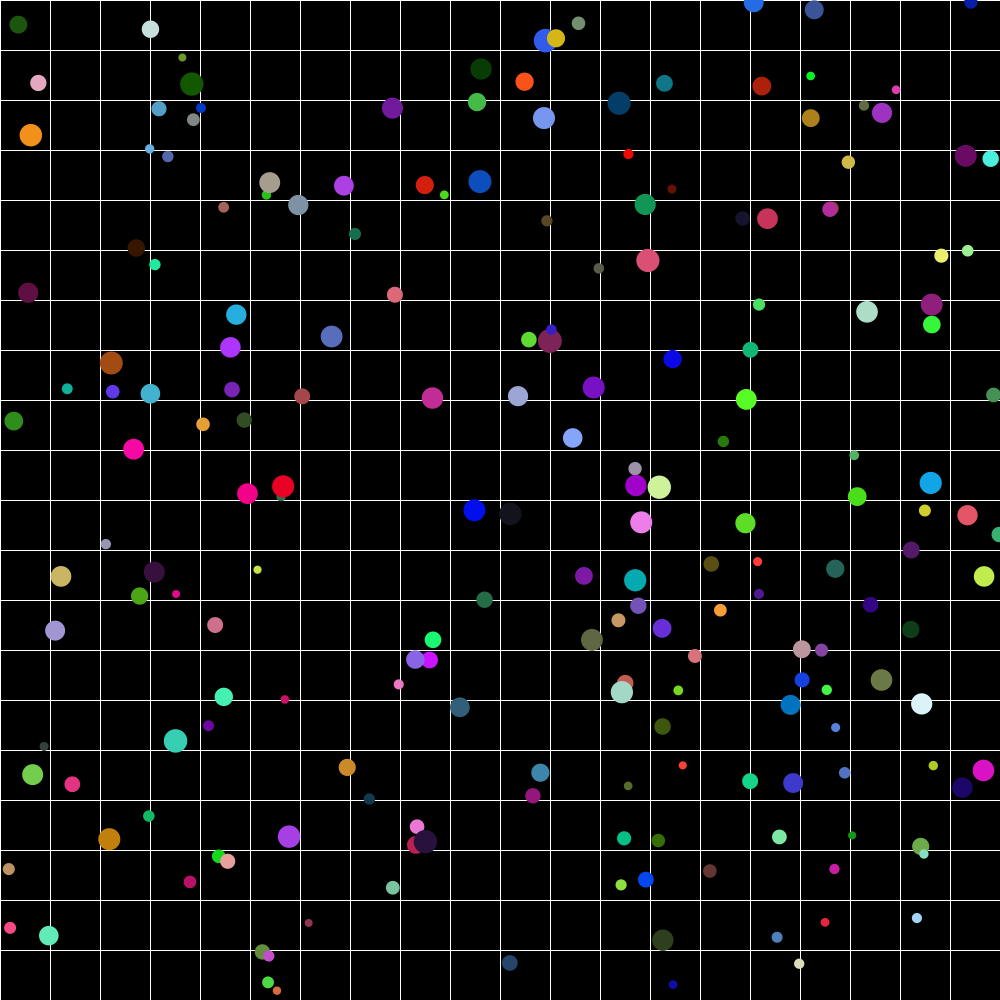
Frame 1 (no input)
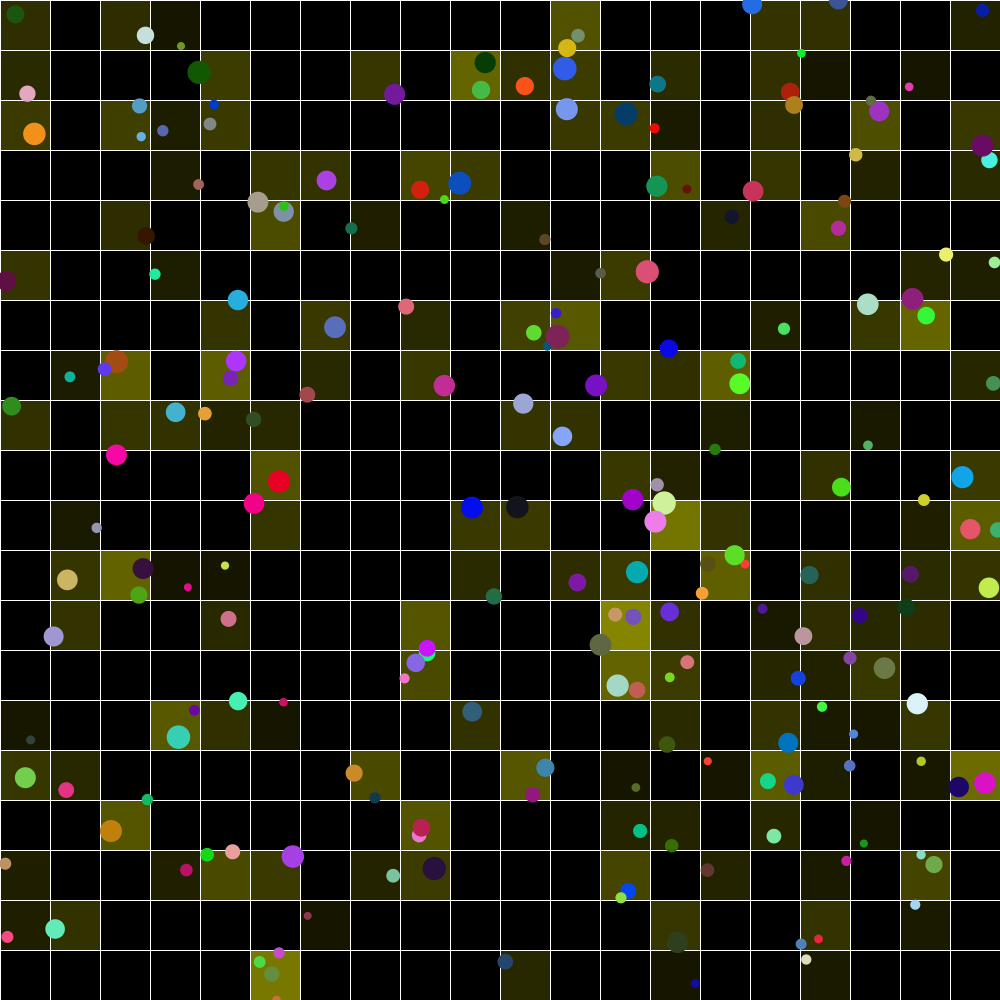
Frame 60 (the mouse pressed at the canvas centre just before this capture)
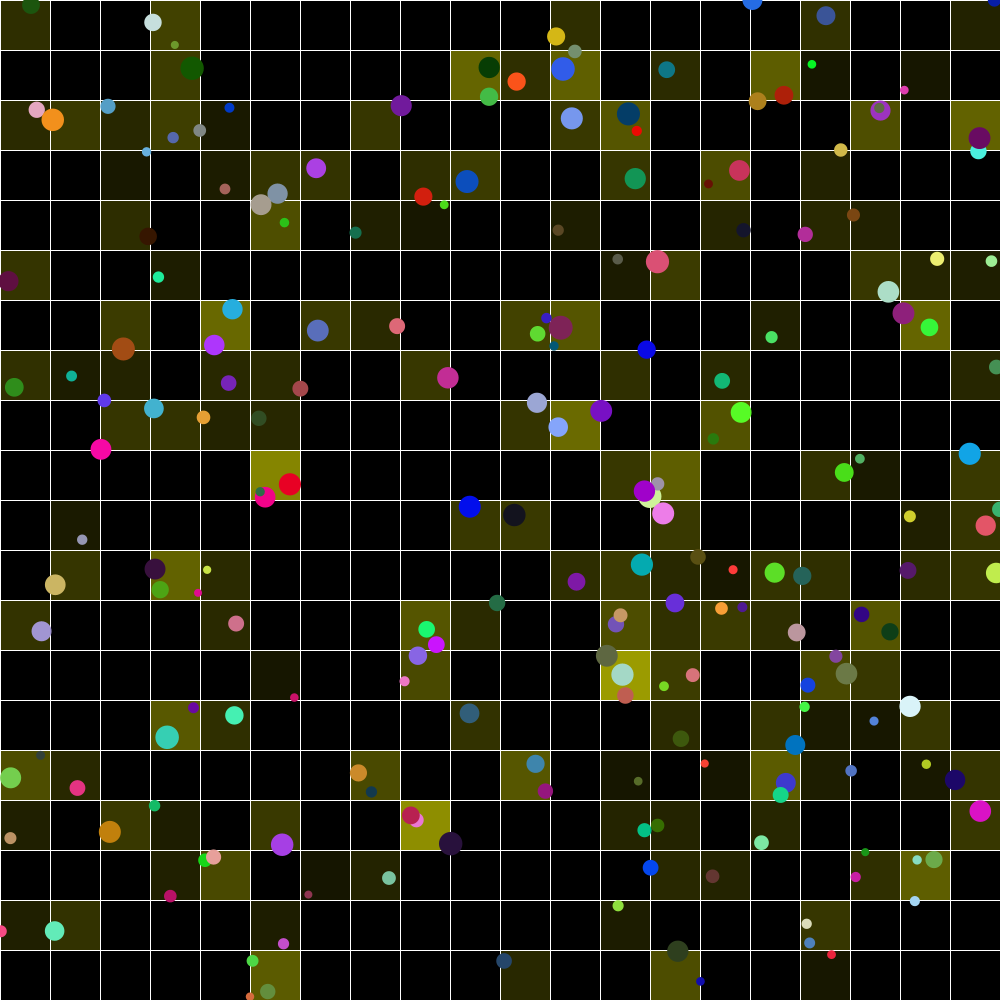
Frame 120 (the mouse held since frame 60 and released just before this capture)

The Processing sketch that drew these frames (run headless with seeded random() and noise(); from frame 60 on, the mouse is pressed at the canvas centre):

// Processing sketch: dancefloorexam
// ── dancefloorexam.pde
Foule foule;
Dancefloor dcf;

void setup() {
  size(1000, 1000);
  foule = new Foule(200);
  dcf = new Dancefloor(20, 20);
}

void draw() {
  background(0);
  dcf.dessiner();
  dcf.eclairer(foule);
  foule.bouger();
  foule.dessiner();
}

// ── Dancefloor.pde
class Dancefloor {
  Panneau[] panneaux;

  // Crée la grille de panneaux
  Dancefloor(int lignes, int colonnes) {
    panneaux = new Panneau[lignes * colonnes];
    float w = float(width) / colonnes;
    float h = float(height) / lignes;
    int k = 0;
    for (int i = 0; i < lignes; i++) {
      for (int j = 0; j < colonnes; j++) {
        panneaux[k] = new Panneau(w * j, h * i, w, h);
        k++;
      }
    }
  }

  // Dessine tous les panneaux
  void dessiner() {
    for (int i = 0; i<panneaux.length; i++) {
      panneaux[i].dessiner();
    }
  }

  void eclairer(Foule foule) {

    for (int i = 0; i<panneaux.length; i++) {
      float poid = foule.poidsDansRect(panneaux[i].x, panneaux[i].y, panneaux[i].w, panneaux[i].h);
      panneaux[i].appliquerPoids(poid);
    }
  }
}

// ── Danseur.pde
class Danseur {
  float x, y;    // position
  float v;       // vitesse de déplacement
  float poids;   // poids
  color couleur; // couleur

  Danseur() {
    x = random(width);
    y = random(height);
    poids = random(40, 120);
    v = random(1, 3);
    couleur = color(random(255), random(255), random(255));
  }

  void dessiner() {
    ellipseMode(RADIUS);
    noStroke();
    fill(couleur);
    circle(x, y, 0.1 * poids);
  }

  void bouger() {
    float dir = random(TWO_PI);
    x = constrain(x + v * cos(dir), 0, width);
    y = constrain(y + v * sin(dir), 0, height);
  }
}

// ── Foule.pde
class Foule {
  Danseur[] danseurs;

  // Crée une foule de nombreDeDanseurs danseurs
  Foule(int nombreDeDanseurs) {
    danseurs = new Danseur[nombreDeDanseurs];
    for (int i = 0; i<nombreDeDanseurs; i++) {
      danseurs[i] = new Danseur();
    }
  }

  // Dessine tous les danseurs
  void dessiner() {
    for (int i = 0; i<danseurs.length; i++) {
      danseurs[i].dessiner();
    }
  }

  // Bouge tous les danseurs
  void bouger() {
    for (int i = 0; i<danseurs.length; i++) {
      danseurs[i].bouger();
    }
  }

  float poidsDansRect(float x, float y, float w, float h) {
    float poidtot = 0;
    for (int i = 0; i<danseurs.length; i++) {
      if (danseurs[i].x > x && danseurs[i].x < x+w && danseurs[i].y > y && danseurs[i].y < y+h) {
        poidtot += danseurs[i].poids;
      }
    }
    return poidtot;
  }
}

// ── Panneau.pde
final float POIDS_MAX = 500;

class Panneau {
  float x, y; // position
  float w, h; // largeur et hauteur

  // entre 0 et 1, 0 = éteint, 1 = allumé à pleine puissance
  float luminosite;

  // Crée un panneau éteint avec position et taille données en paramètre
  Panneau(float x, float y, float w, float h) {
    this.x = x;
    this.y = y;
    this.w = w;
    this.h = h;
  }

  void dessiner() {
    rectMode(CORNER);
    stroke(255);
    fill(lerpColor(color(0), color(255, 255, 0), luminosite));
    rect(x, y, w, h);
  }

  // Change la luminosité de ce panneau en fonction du poids appliqué.
  // Si le poids est supérieur ou égal au POIDS_MAX, luminosité 1
  // sinon, luminosité entre 0 et 1 proportionnelle au poids
  void appliquerPoids(float poids) {
    if (luminosite > POIDS_MAX) {
      luminosite = 1;
    } else {
      luminosite = map(poids, 0, POIDS_MAX, 0, 1);
    }
  }
}
